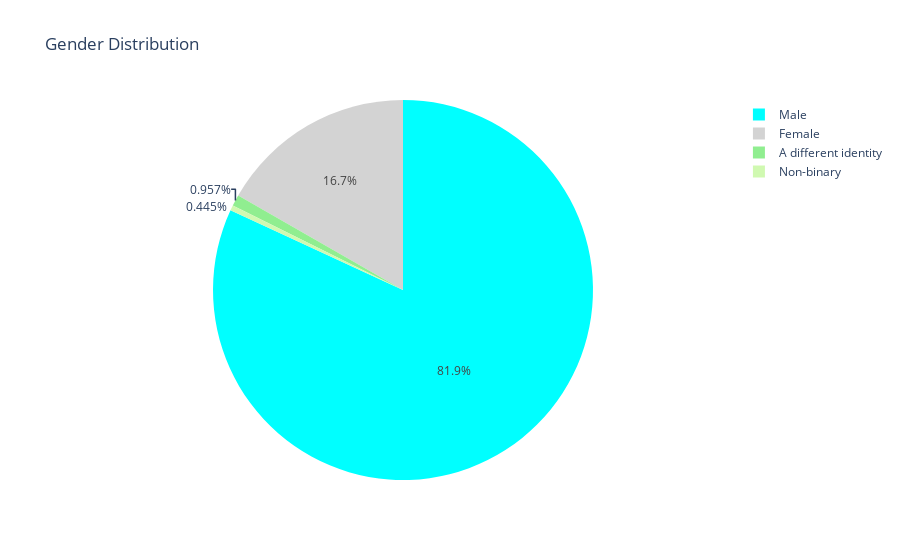

Here is the notebook cell this chart was saved with:
### Markdown cell above
**The tech world seems still a man's world.**

### Code cell
colors = ['aqua', 'lightgrey', 'lightgreen', '#D0F9B1', 'khaki', 'grey']
mcr['GenderSelect'] = np.where(
    mcr['GenderSelect'] == "Non-binary, genderqueer, or gender non-conforming",
    'Non-binary',
    mcr['GenderSelect']
)

gender = mcr['GenderSelect'].value_counts()
label = gender.index
size = gender.values

trace = go.Pie(
    labels=label,
    values=size, 
    marker=dict(colors=colors)
)

data = [trace]
layout = go.Layout(title='Gender Distribution')

fig = go.Figure(data=data, layout=layout)
py.iplot(fig)

### Figure 1 — Plotly figure (JSON) as saved in the notebook; plotly's stock layout.template omitted (floating-point values rounded to 4 significant figures)
{"data": [{"labels": ["Male", "Female", "A different identity", "Non-binary"], "marker": {"colors": ["aqua", "lightgrey", "lightgreen", "#D0F9B1", "khaki", "grey"]}, "type": "pie", "values": [13610, 2778, 159, 74]}], "layout": {"autosize": true, "title": {"text": "Gender Distribution"}}}
